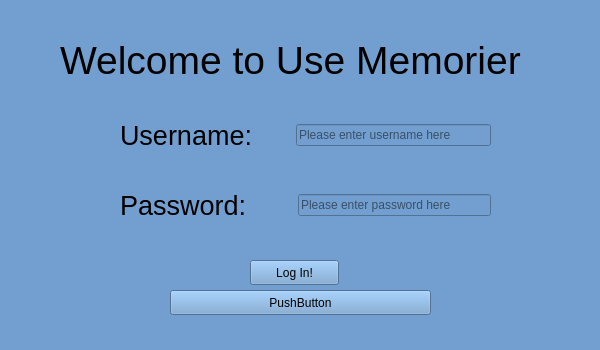
<?xml version="1.0" encoding="UTF-8"?>
<ui version="4.0">
 <class>LoginWindow</class>
 <widget class="QMainWindow" name="LoginWindow">
  <property name="geometry">
   <rect>
    <x>0</x>
    <y>0</y>
    <width>600</width>
    <height>350</height>
   </rect>
  </property>
  <property name="windowTitle">
   <string>MainWindow</string>
  </property>
  <property name="windowIcon">
   <iconset>
    <normaloff>images/icontest.png</normaloff>images/icontest.png</iconset>
  </property>
  <property name="styleSheet">
   <string notr="true">background-color:rgb(114, 159, 207);</string>
  </property>
  <widget class="QWidget" name="centralwidget">
   <widget class="QWidget" name="horizontalLayoutWidget">
    <property name="geometry">
     <rect>
      <x>120</x>
      <y>100</y>
      <width>371</width>
      <height>71</height>
     </rect>
    </property>
    <layout class="QHBoxLayout" name="horizontalLayout">
     <item>
      <widget class="QLabel" name="usernameLable">
       <property name="font">
        <font>
         <pointsize>20</pointsize>
        </font>
       </property>
       <property name="text">
        <string>Username:     </string>
       </property>
      </widget>
     </item>
     <item>
      <widget class="QLineEdit" name="usernameInput">
       <property name="text">
        <string/>
       </property>
       <property name="placeholderText">
        <string>Please enter username here</string>
       </property>
      </widget>
     </item>
    </layout>
   </widget>
   <widget class="QPushButton" name="submitButton">
    <property name="geometry">
     <rect>
      <x>250</x>
      <y>260</y>
      <width>89</width>
      <height>25</height>
     </rect>
    </property>
    <property name="text">
     <string>Log In!</string>
    </property>
   </widget>
   <widget class="QLabel" name="label">
    <property name="geometry">
     <rect>
      <x>60</x>
      <y>20</y>
      <width>471</width>
      <height>81</height>
     </rect>
    </property>
    <property name="font">
     <font>
      <pointsize>29</pointsize>
     </font>
    </property>
    <property name="text">
     <string>Welcome to Use Memorier</string>
    </property>
   </widget>
   <widget class="QWidget" name="horizontalLayoutWidget_2">
    <property name="geometry">
     <rect>
      <x>120</x>
      <y>170</y>
      <width>371</width>
      <height>71</height>
     </rect>
    </property>
    <layout class="QHBoxLayout" name="horizontalLayout_2">
     <item>
      <widget class="QLabel" name="passwordLable">
       <property name="font">
        <font>
         <pointsize>20</pointsize>
        </font>
       </property>
       <property name="text">
        <string>Password:      </string>
       </property>
      </widget>
     </item>
     <item>
      <widget class="QLineEdit" name="passwordInput">
       <property name="text">
        <string/>
       </property>
       <property name="echoMode">
        <enum>QLineEdit::Password</enum>
       </property>
       <property name="placeholderText">
        <string>Please enter password here</string>
       </property>
      </widget>
     </item>
    </layout>
   </widget>
   <widget class="QLabel" name="errorMsg">
    <property name="geometry">
     <rect>
      <x>0</x>
      <y>300</y>
      <width>601</width>
      <height>21</height>
     </rect>
    </property>
    <property name="font">
     <font>
      <family>Fira Code</family>
      <pointsize>12</pointsize>
      <weight>9</weight>
      <italic>false</italic>
      <bold>false</bold>
     </font>
    </property>
    <property name="styleSheet">
     <string notr="true">color:rgb(239, 41, 41);
font: 75 12pt &quot;Fira Code&quot;;</string>
    </property>
    <property name="text">
     <string/>
    </property>
   </widget>
   <widget class="QPushButton" name="directLoginButton">
    <property name="enabled">
     <bool>true</bool>
    </property>
    <property name="geometry">
     <rect>
      <x>170</x>
      <y>290</y>
      <width>261</width>
      <height>25</height>
     </rect>
    </property>
    <property name="text">
     <string>PushButton</string>
    </property>
   </widget>
  </widget>
  <widget class="QStatusBar" name="statusbar"/>
 </widget>
 <resources/>
 <connections/>
</ui>
